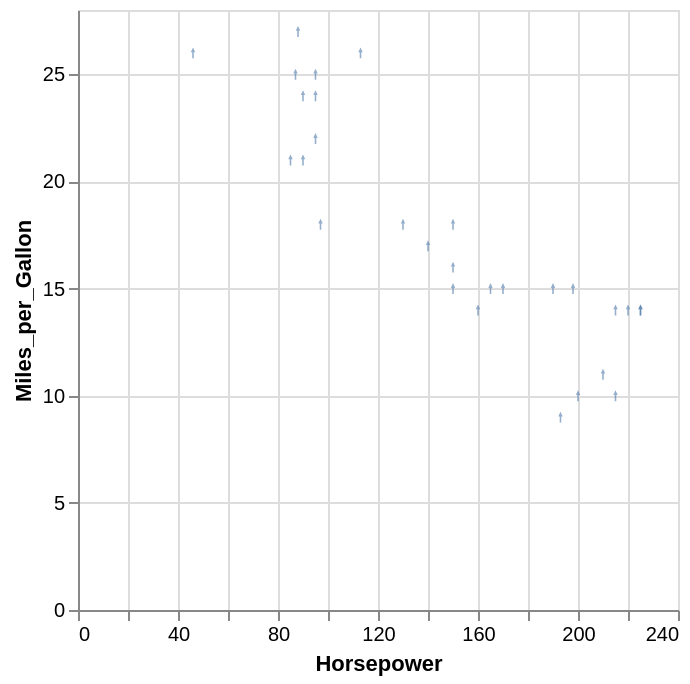

Vega-Lite specification for this chart:
### Vega-Lite specification from a JSON file in a GitHub repository (floating-point values rounded to 4 significant figures; data arrays with more than 128 entries replaced by an {"elided": "..."} marker saying what was removed)
{"$schema": "https://vega.github.io/schema/vega-lite/v5.json", "data": {"values": {"elided": "406 records"}}, "description": "arrow-filled", "encoding": {"opacity": {"value": 0.6}, "x": {"field": "Horsepower", "type": "quantitative"}, "y": {"field": "Miles_per_Gallon", "type": "quantitative"}}, "mark": {"filled": true, "shape": "arrow", "type": "point"}, "transform": [{"as": "YearOfManufacture", "calculate": "year(datum.Year)"}, {"filter": "datum.YearOfManufacture == 1970"}]}
